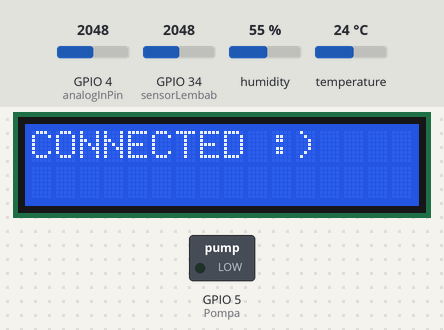
The sketch below on a simulated ESP32. Parts: 16×2 character LCD, switched loads named in the sketch (green lamp = pin HIGH). Inputs (shaded band) come from the test bench; at power-on: GPIO 4 (analogInPin) = 2048, GPIO 34 (sensorLembab) = 2048, humidity 55 %, temperature 24 °C. WiFi joins after 1.5 s; servers stay silent unless stated; uploads are accepted with an empty reply; what the sketch prints to the serial monitor is not drawn.

Above: at 2.1 s.
At 10.2 s:
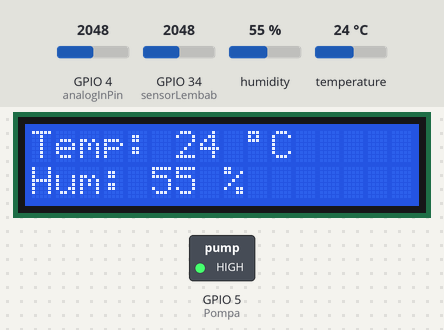
At 16.2 s:
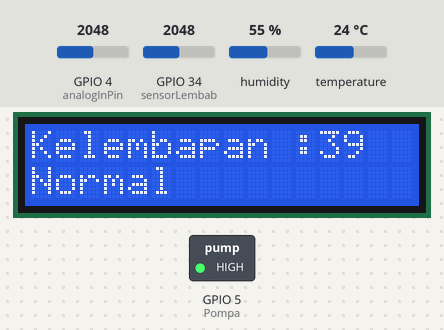
At 37.7 s:
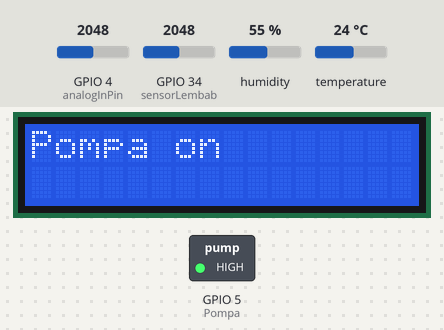
Timing chart, 0 to 39.2 s (numbered marks = the images above):
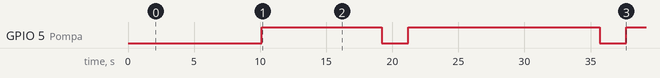

Measured:
- by itself, GPIO 5 (Pompa): alternates HIGH for 14.5 s and LOW for 2.0 s
- what the display in image 0 shows lasts 3.0 s, from 2.1 s to 5.1 s

The sketch:

Main.ino
```cpp
#include <LiquidCrystal_I2C.h>
#include <WiFi.h>
#include <HTTPClient.h>
#include <Wire.h>
#include <DHT.h>
#include <ArduinoJson.h>


#define sensorLembab 34
#define DHTPIN 2       // DHT PIN 2
#define DHTTYPE DHT22  // DHT 22  (AM2302), AM2321
#define Pompa 5
#define analogInPin 4

DHT dht(DHTPIN, DHTTYPE);

LiquidCrystal_I2C lcd(0x27, 16, 2);

// Replace with your network credentials
const char* ssid = "Kelompok1A";
const char* password = "12345678";

// Supabase credentials
String API_URL = "https://jchndtdkbmzgppgxpfio.supabase.co";
String API_KEY = "eyJhbGciOiJIUzI1NiIsInR5cCI6IkpXVCJ9.eyJpc3MiOiJzdXBhYmFzZSIsInJlZiI6ImpjaG5kdGRrYm16Z3BwZ3hwZmlvIiwicm9sZSI6ImFub24iLCJpYXQiOjE3MTY4NzQ3MDQsImV4cCI6MjAzMjQ1MDcwNH0.WsZKLhMuQNy6ghqX_-kJdAmMobzAmb1wDO4POjNsFOI";
String TableName = "data";
String ML = "Hasil";
const int httpsPort = 5432;

const char* supabase_url = "https://jchndtdkbmzgppgxpfio.supabase.co/rest/v1/Hasil?select=keterangan&order=id.desc&limit=1";
const char* supabase_key = "eyJhbGciOiJIUzI1NiIsInR5cCI6IkpXVCJ9.eyJpc3MiOiJzdXBhYmFzZSIsInJlZiI6ImpjaG5kdGRrYm16Z3BwZ3hwZmlvIiwicm9sZSI6ImFub24iLCJpYXQiOjE3MTY4NzQ3MDQsImV4cCI6MjAzMjQ1MDcwNH0.WsZKLhMuQNy6ghqX_-kJdAmMobzAmb1wDO4POjNsFOI";

int t, h;
int value, THRESHOLD = 0;  // cari nilai THRESHOLD untuk nilai kering dan basah
int kelembapan;


void setup() {
  lcd.init();  // initialize the lcd
  lcd.backlight();

  Serial.begin(9600);

  WiFi.begin(ssid, password);

  lcd.clear();
  lcd.setCursor(0, 0);
  lcd.print("Connecting");
  delay(2000);
  lcd.setCursor(10, 0);
  int c = 10;
  while (WiFi.status() != WL_CONNECTED) {
    lcd.setCursor(c, 0);
    lcd.print(".");
    c++;
    delay(500);
    if (c == 15) {
      c = 10;
    }
  }
  lcd.clear();
  lcd.setCursor(0, 0);
  lcd.print("CONNECTED :)");
  delay(3000);
  lcd.clear();
  lcd.setCursor(0, 0);
  lcd.print("IP : ");
  lcd.setCursor(0, 1);
  lcd.print(WiFi.localIP());
  delay(5000);

  pinMode(sensorLembab, INPUT);
  pinMode(Pompa, OUTPUT);
  digitalWrite(Pompa, HIGH);

  dht.begin();
}

void loop() {
  SensorDHT();
  SensorPH();
  Sensorkelembapan();
  POMPA();
  delay(1000);
  kirimData();
  delay(1000);
  ambilData();
  delay(3000);
}
```

Ambil-Data.ino
```cpp
// void getDataFromSupabase() {
//   int keterangan = 2;

//   if (WiFi.status() == WL_CONNECTED) {
//     HTTPClient http;
//     http.begin(supabase_url);
//     http.addHeader("apikey", supabase_key);
//     http.addHeader("Content-Type", "application/json");

//     int httpResponseCode = http.GET();

//     if (httpResponseCode > 0) {
//       String payload = http.getString();
//       Serial.println(httpResponseCode);
//       Serial.println(payload);

//       // Parsing JSON
//       DynamicJsonDocument doc(1024);
//       DeserializationError error = deserializeJson(doc, payload);
//       if (error) {
//         Serial.print("JSON Parsing Error: ");
//         Serial.println(error.c_str());
//         return;
//       }

//       // Ambil nilai keterangan
//       if (!doc.is<JsonArray>()) {
//         lcd.clear();
//         lcd.setCursor(0, 0);
//         lcd.print("Data Diambil");
//         return;
//       }

//       JsonArray array = doc.as<JsonArray>();
//       if (array.size() == 0) {
//         lcd.clear();
//         lcd.setCursor(0, 0);
//         lcd.print("Data Kosong");
//         keterangan = 2;
//         return;
//       }

//       if (keterangan != 2) {
//         keterangan = array[0]["keterangan"];
//       }else{
//         keterangan = 2;
//       }

//       lcd.clear();
//       // Tentukan apakah menyiram atau tidak
//       if (keterangan == 1) {
//         digitalWrite(Pompa, LOW);  // Menyiram
//         lcd.setCursor(0, 0);
//         lcd.print("Menyiram Tanaman");
//         delay(2000);
//         lcd.clear();
//       }
//       if (keterangan == 0) {
//         digitalWrite(Pompa, HIGH);  // Tidak menyiram
//         lcd.setCursor(0, 0);
//         lcd.print("Tidak Menyiram");
//       }

//       if (keterangan == 2) {
//         lcd.setCursor(0, 1);
//         lcd.print("Tidak Ada");
//         lcd.setCursor(0, 0);
//         lcd.print("Data");
//       }


//     } else {
//       lcd.clear();
//       lcd.setCursor(1, 0);
//       lcd.print("Data Tidak");
//       lcd.setCursor(4, 1);
//       lcd.print("Terkirim");
//     }

//     http.end();
//   } else {
//     lcd.clear();
//     lcd.setCursor(0, 0);
//     lcd.print("Wifi Disconnect");
//   }
// }
void ambilData() {
  if (WiFi.status() == WL_CONNECTED) {
    HTTPClient https;
    String url = API_URL + "/rest/v1/" + ML + "?select=id,keterangan";
    https.begin(url);  // Specify the URL
    https.addHeader("Content-Type", "application/json");
    https.addHeader("apikey", API_KEY);
    https.addHeader("Authorization", "Bearer " + API_KEY);

    int httpCode = https.GET();  // Send the request

    if (httpCode > 0) {  // Check for the returning code
      String payload = https.getString();  // Get the response payload
      Serial.println(httpCode);  // Print HTTP return code
      Serial.println(payload);  // Print response payload

      // Parse the JSON payload
      StaticJsonDocument<1024> doc;
      DeserializationError error = deserializeJson(doc, payload);

      if (error) {
        Serial.print("deserializeJson() failed: ");
        Serial.println(error.c_str());
        return;
      }

      // Iterate through the JSON array
      for (JsonObject data : doc.as<JsonArray>()) {
        int id = data["id"];
        int keterangan = data["keterangan"];

        // Print the values
        Serial.print("id: ");
        Serial.println(id);
        Serial.print("Keterangan: ");
        Serial.println(keterangan);
      }
    } else {
      Serial.println("Error on HTTP request");
    }

    https.end();  // Close connection
  } else {
    Serial.println("Tidak terhubung ke WiFi");
  }
}
```

Kirim-Data.ino
```cpp
void kirimData() {
  int id = 1;
  int ph = 7;
  if (WiFi.status() == WL_CONNECTED) {

    HTTPClient https;
    https.begin(API_URL + "/rest/v1/" + TableName);  // Specify the URL
    https.addHeader("Content-Type", "application/json");
    https.addHeader("apikey", API_KEY);
    https.addHeader("Authorization", "Bearer " + API_KEY);

    String jsonData = "{\"id_micro\":" + String(id) + ",\"ph\":" + String(ph) + ",\"suhu\":" + String(t) + ",\"lembab\":" + String(kelembapan) + "}";
    int httpCode = https.POST(jsonData);  // Send the request
    String payload = https.getString();   // Get the response payload

    Serial.println(httpCode);  // Print HTTP return code
    Serial.println(jsonData);
    Serial.println(payload);  // Print request response payload

    https.end();  // Close connection

    if (httpCode == 201) {
      lcd.clear();
      lcd.setCursor(0, 0);
      lcd.print("Data Terkirim");
    }

    id++;
    if (id > 2) {
      id = 1;
    }

  } else {
    lcd.clear();
    lcd.setCursor(0, 0);
    lcd.print("Err WiFi connect");
    delay(3000);
  }
}
```

Pompa.ino
```cpp
void POMPA() {
  lcd.clear();
  if (kelembapan > 40) {
    lcd.print("Pompa Off");
    digitalWrite(Pompa,HIGH);
    delay(2000);
  } else {
    digitalWrite(Pompa,LOW);
    lcd.print("Pompa on");
    delay(2000);
    digitalWrite(Pompa,HIGH);

  }
}
```

Sensor-DHT.ino
```cpp
// void SensorDHT(){
//   int bacaan = analogRead(sensorSuhu);
//   if (bacaan >= 125) {
//     bacaan = 125;
//   }
//   if (bacaan <= -40) {
//     bacaan = -40;
// }


// suhu = map(bacaan, -40, 125, 40, 0);
//   lcd.clear();
//   lcd.setCursor(0, 0);
//   lcd.print("Suhu : ");
//   lcd.setCursor(7, 0);
//   lcd.print(suhu);

//  if (suhu >= 125) {
//     bacaan = 125;
//   }
//   if (suhu <= 23) {
//     lcd.setCursor(0, 1);
//     lcd.print("Dingin");
//   } else if (suhu <= 35 && suhu >= 23) {
//     lcd.setCursor(0, 1);
//     lcd.print("Normal");
//   } else {
//     lcd.setCursor(0, 1);
//     lcd.print("panas");
//   }
//   delay(3000);
// }


void SensorDHT() {
  lcd.clear();
  h = dht.readHumidity();
  t = dht.readTemperature();

  // Check if any reads failed and exit early (to try again).
  if (isnan(h) || isnan(t) ) {
    lcd.clear();
    lcd.setCursor(0, 0);
    lcd.print("Failed to read");
    lcd.setCursor(0, 1);
    lcd.print("From DHT Sensor!");
  }
  lcd.setCursor(0, 0);
  lcd.print("Temp: ");
  lcd.setCursor(6, 0);
  lcd.print(t);
  lcd.setCursor(9, 0);
  lcd.print((char)223);  // degree symbol
  lcd.print("C");
  lcd.setCursor(0, 1);
  lcd.print("Hum: ");
  lcd.setCursor(5, 1);
  lcd.print(h);
  lcd.setCursor(8, 1);
  lcd.print("%");
  delay(3000);
}
```

Sensor-Kelembapan.ino
```cpp
void Sensorkelembapan() {
  int bacaan = analogRead(sensorLembab);
  if (bacaan >= 2646) {
    bacaan = 2646;
  }

  if (bacaan <= 1100) {
    bacaan = 1100;
  }


  kelembapan = map(bacaan, 1100, 2646, 100, 0);
  lcd.clear();
  lcd.setCursor(0, 0);
  lcd.print("Kelembapan : ");
  lcd.setCursor(12, 0);
  lcd.print(kelembapan);

  if (kelembapan >= 2646) {
    bacaan = 2646;
  }
  if (kelembapan > 40) {
    lcd.setCursor(0, 1);
    lcd.print("Basah");
  } else if (kelembapan <= 40 && kelembapan >= 12) {
    lcd.setCursor(0, 1);
    lcd.print("Normal");
  } else {
    lcd.setCursor(0, 1);
    lcd.print("kering");
  }
  delay(3000);
}
```

Sensor-PH.ino
```cpp
// void SensorPH() {
//   int bacaan = analogRead(sensorPH);
//   if (bacaan >= 14) {
//     bacaan = 14;
//   }

//   if (bacaan <= 0) {
//     bacaan = 0;
//   }

// PH = map(bacaan, 0, 14, 14, 0);
//   lcd.clear();
//   lcd.setCursor(0, 0);
//   lcd.print("PH : ");
//   lcd.setCursor(7, 0);
//   lcd.print(PH);

//   if (PH >= 14) {
//     bacaan = 14;
//   }
//   if (PH <= 6) {
//     lcd.setCursor(0, 1);
//     lcd.print("Rendah");
//   } else if (PH <= 8 && PH >= 4) {
//     lcd.setCursor(0, 1);
//     lcd.print("Baik");
//   } else {
//     lcd.setCursor(0, 1);
//     lcd.print("Tinggi");
//   }
//   delay(3000);
// }


void SensorPH() {
  lcd.clear();
  int sensorValue = 0;        //ADC value from sensor
  float outputValue = 0.0;        //pH value after conversion

  sensorValue = analogRead(analogInPin);
  outputValue = (-0.0693*sensorValue)+7.3855;
  lcd.setCursor(0, 0);
  lcd.print("ADC = ");
  lcd.setCursor(6, 0);
  lcd.print(sensorValue);
  lcd.setCursor(0, 1);
  lcd.print("Ph = ");
  lcd.setCursor(5, 1);
  lcd.print(outputValue);
  delay(3000);
}
```
